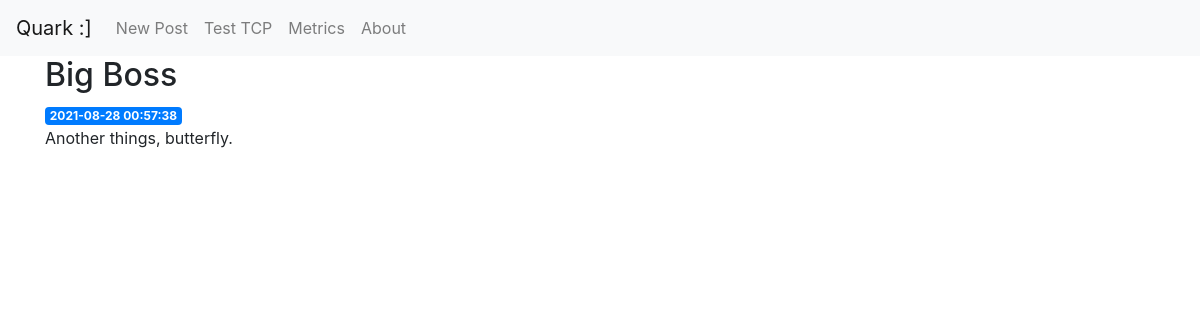
Page /2 on the earlier database version.
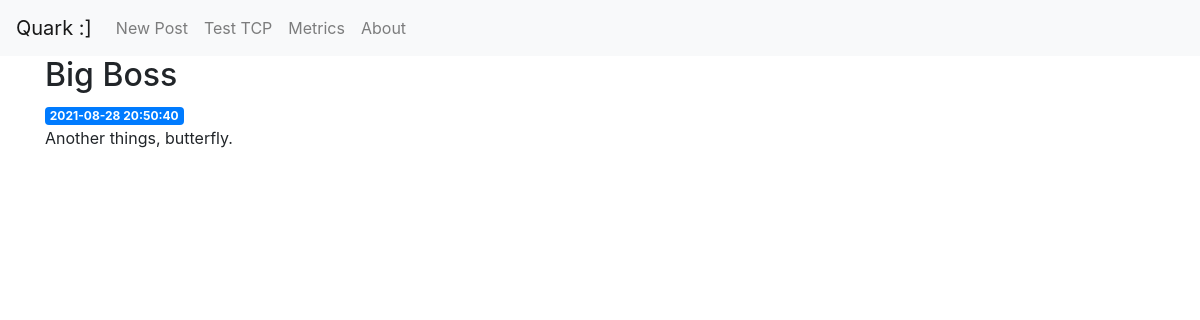
Same page on the later database version.
### tables this page shows
CREATE TABLE posts (
    id INTEGER PRIMARY KEY AUTOINCREMENT,
    created TIMESTAMP NOT NULL DEFAULT CURRENT_TIMESTAMP,
    title TEXT NOT NULL,
    content TEXT NOT NULL
);

### server.py (the view)
@app.route('/<int:post_id>')
def post(post_id):
    post = get_post(post_id)
    return render_template('post.html', post=post)

### server.py (called while the page is built)
def get_db_connection():
    conn = sqlite3.connect('database.db')
    conn.row_factory = sqlite3.Row
    return conn

def get_post(post_id):
    conn = get_db_connection()
    post = conn.execute('SELECT * FROM posts WHERE id = ?',
                        (post_id,)).fetchone()
    conn.close()
    if post is None:
        abort(404)
    return post

### templates/post.html
{% extends 'base.html' %}
{% block content %}
    <h2>{% block title %} {{ post['title'] }} {% endblock %}</h2>
    <span class="badge badge-primary">{{ post['created'] }}</span>
    <p>{{ post['content'] }}</p>
{% endblock %}

Differences in the rows shown:
changed posts "Big Boss": created "2021-08-28 00:57:38" → "2021-08-28 20:50:40"
